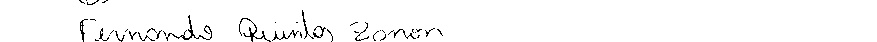
#> input picture exercicio06/exercicio06c/linha1.jpg, 877 x 42 px
$ python exercicio06c.py
#> lines starting #> are read from the running program, lines starting #| are printed output that depends on the picture; after the words box and inside, x2 and y2 are one past the last pixel; in counts of white or black regions, pixels touching at a corner belong together
#> the answer given: linha1.jpg
#coding: utf-8
#!/usr/bin/python

#------------------------------------------------------------------------------#
# Aluno : Bruno Alexandre Krinski                                              #
# Matéria : Processamento de Imagens                                           #
# Exercício: Usando a técnica de projeção de histograma, informe a quantidade  #
#            de linhas de texto presentes na imagem abaixo.                    #
#------------------------------------------------------------------------------#

import cv2
import math
import time
import numpy as np
from matplotlib import pyplot as plt

#------------------------------------------------------------------------------#
# Nome : contaLinhasImagem                                                     #
# Parametro 1 : nomeImagem                                                     #
# Retorno : numLinhas (Número de linhas na imagem)                             #
# Descrição : Função que conta o número de linhas em uma imagem                #
#------------------------------------------------------------------------------#
def contaLinhasImagem(nomeImagem):

  # Abre o arquivo de imagem
#> called with nomeImagem = 'linha1.jpg'
  img = cv2.imread(nomeImagem,0)
#> img is the input picture: shape (42, 877); min 0, max 255, mean 248.6

  # Armazena informações de largura e comprimento da imagem
  axisY, axisX = img.shape
#> axisY = 42; axisX = 877

  # Limiariza a imagem
  ret2, nImg = cv2.threshold(img,0,255,cv2.THRESH_BINARY+cv2.THRESH_OTSU)
#> nImg: shape (42, 877); 97.5% white; black in thin lines or dots, all inside (x1, y1, x2, y2) = (79, 0, 443, 42)
#> ret2 = 5

  # Conta a quantidade de pixels brancos em cada linha da imagem
  numUns = []
  for y in range(0,axisY):
    numUns.append(axisX - cv2.countNonZero(nImg[y,:]))
#> after the loop, numUns = 42 values, max 74 at index 35, min 0 at index 5, mean 21.86

  # Realiza o plot do histograma com o númedo de pixels brancos em cada
  # linha da imagem
  plt.subplot(111)
  plt.plot(np.flipud(numUns),range(len(numUns)),'gray')
  plt.title('Histograma')

  y1 = 0
  y2 = 0

  count = 0
  limite = 6
  limite2 = 20
  marca = False
  numLinhas = 0
  # Para cada linha do histograma
  for i in range(0,len(numUns)):

    # Verifica se a quantidade de uns é maior que o limite e se ainda não
    # encontrou nenhuma linha
    if (numUns[i] > limite) and not marca:
      # Marca este ponto como inicio de uma linha
      y1 = i
      # E que ele achou uma linha
      marca = True

    #  Se ele ja encontrou uma linha
    if marca:
      # Verifica de o núero de uns está abaixo do limite
      if numUns[i] < limite:
        # Marca este ponto como o final de uma linha
        y2 = i
      # Veriifca se os pontos tem uma distancia concideravel entre eles
      if (y2 - y1) > limite2:
        # Então, encontrou uma linha
        numLinhas += 1
        cv2.imwrite('linha'+str(count)+'.jpg',nImg[y1:y2,0:axisX])
        count += 1
        marca = False
#> this loop made 42 passes
#> (y1, marca) on pass 1: (0, True)
#> after the loop, count = 0; marca = True; numLinhas = 0; y1 = 0; y2 = 17
  return numLinhas

#------------------------------------------------------------------------------#
# Função principal                                                             #
#------------------------------------------------------------------------------#
if (__name__ == '__main__'):

 # Realiza a leitura do nome do arquivo de imagem a ser aberto
 nomeImagem = input("Digite o nome da imagem: ")

 # Chama a função do programa calculando seu tempo de execução
 init = time.time()
 n = contaLinhasImagem(nomeImagem)
#> n = 0
 end = time.time()

 print("Total de linhas na imagem: " + str(n))
#| Total de linhas na imagem: 0
 print("Tempo total de execução: " + str(end-init))

 plt.show()
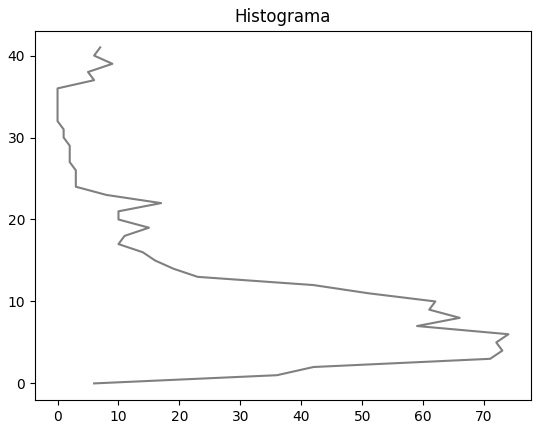
#> figure drawn by matplotlib, 1 panel

$ run again, on exercicio06/exercicio06c/linha12.jpg
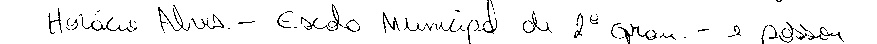
#> input picture exercicio06/exercicio06c/linha12.jpg, 877 x 44 px
#> in contaLinhasImagem, img is the input picture: shape (44, 877); min 0, max 255, mean 242.6
#> nImg: shape (44, 877); 95.2% white; black in thin lines or dots
#> ret2 = 6
#> after the loop in contaLinhasImagem, `for y in range(0,axisY):`: numUns = 44 values, max 121 at index 28, min 3 at index 2, mean 42.14
#> the loop in contaLinhasImagem, `for i in range(0,len(numUns)):` made 44 passes
#> (y1, marca) on pass 1: (0, True)
#> after the loop in contaLinhasImagem, `for i in range(0,len(numUns)):`: count = 0; marca = True; numLinhas = 0; y2 = 4
#> n = 0
#| Total de linhas na imagem: 0
#> `plt.show()`:
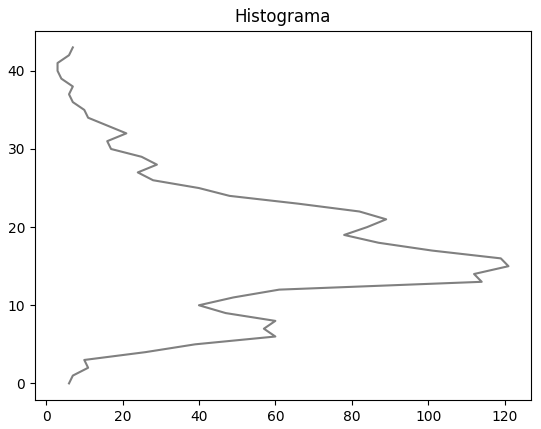
#> figure drawn by matplotlib, 1 panel

$ run again, on exercicio06/exercicio06c/linha13.jpg
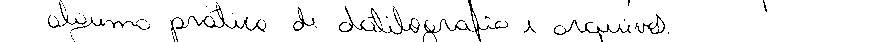
#> input picture exercicio06/exercicio06c/linha13.jpg, 877 x 42 px
#> in contaLinhasImagem, img is the input picture: shape (42, 877); min 0, max 255, mean 242.7
#> nImg: shape (42, 877); 95.3% white; black in thin lines or dots, all inside (x1, y1, x2, y2) = (48, 0, 767, 42)
#> ret2 = 8
#> after the loop in contaLinhasImagem, `for y in range(0,axisY):`: numUns = 42 values, max 133 at index 27, min 7 at index 0, mean 41.57
#> the loop in contaLinhasImagem, `for i in range(0,len(numUns)):` made 42 passes
#> (y1, marca) on pass 1: (0, True)
#> after the loop in contaLinhasImagem, `for i in range(0,len(numUns)):`: count = 0; marca = True; numLinhas = 0
#| Total de linhas na imagem: 0
#> `plt.show()`:
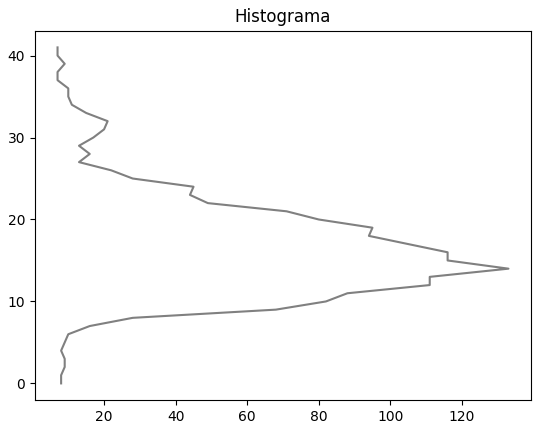
#> figure drawn by matplotlib, 1 panel
